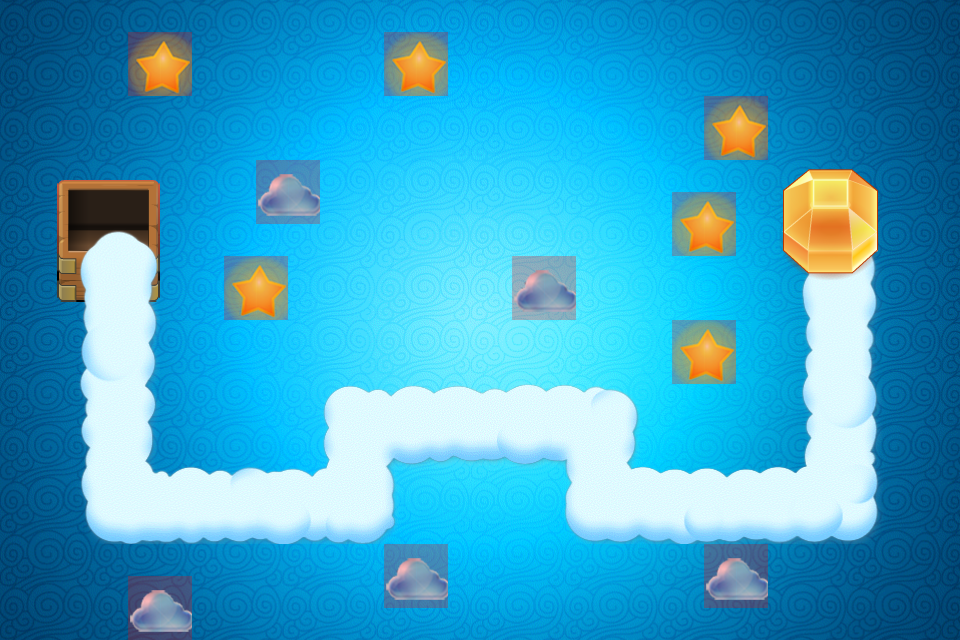

A 2D game scene composited from a Tiled map and its tileset images. What follows is a short description and the map's XML, with each tile layer's data collapsed to a summary:
An orthogonal 30x20 tile map with 32x32 px tiles, 5 tile layers (background, firstLayer, secondLayer, fourLayer, ...), 4 tilesets and 2 objects (princess, monster).

<map version="1.0" orientation="orthogonal" width="30" height="20" tilewidth="32" tileheight="32">
 <tileset firstgid="1" name="sky" tilewidth="32" tileheight="32">
  <image source="sky.png" width="960" height="640" />
 </tileset>
 <tileset firstgid="601" name="sky2" tilewidth="32" tileheight="32">
  <image source="sky2.png" width="960" height="482" />
 </tileset>
 <tileset firstgid="1051" name="level_1" tilewidth="32" tileheight="32">
  <image source="levelResource.png" width="1280" height="640" />
 </tileset>
 <tileset firstgid="1851" name="collidablesTileSet" tilewidth="32" tileheight="32">
  <image source="collidablesTileSet.png" width="192" height="64" />
  <tile id="0">
   <properties>
    <property name="collidable" value="true" />
   </properties>
  </tile>
 </tileset>
 <layer name="background" width="30" height="20">
  <data>[600 cells, 600 non-empty, 600 distinct tile ids]</data>
 </layer>
 <layer name="firstLayer" width="30" height="20">
  <data>[600 cells, 132 non-empty, 132 distinct tile ids]</data>
 </layer>
 <layer name="secondLayer" width="30" height="20">
  <data>[600 cells, 36 non-empty, 36 distinct tile ids]</data>
 </layer>
 <layer name="fourLayer" width="30" height="20">
  <data>[600 cells, 55 non-empty, 19 distinct tile ids]</data>
 </layer>
 <layer name="collidable" width="30" height="20">
  <data>[600 cells, 44 non-empty, 1 distinct tile ids]</data>
 </layer>
 <objectgroup draworder="topdown" name="princessObject" width="30" height="20">
  <object name="princess" x="829" y="237" />
 </objectgroup>
 <objectgroup draworder="topdown" name="monsterObject" width="30" height="20">
  <object name="monster" x="108" y="221" />
 </objectgroup>
</map>
